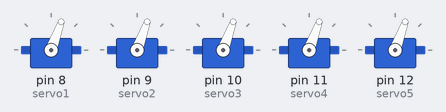
Bench run of a sketch on a simulated Arduino Uno, built with avr-gcc and run on an emulated ATmega328P. Shown: 5 × servo.

Above: at 0.05 s.
At 1.75 s:
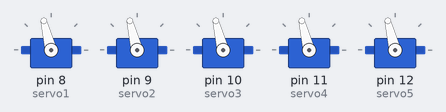
At 3.5 s:
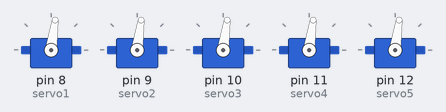
Timing chart, 0 to 5.4 s (numbered marks = the images above):
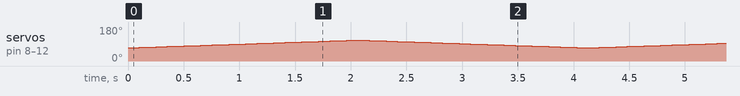

The sketch:

dexter.ino
```cpp
#include <Servo.h>

// Create five servo objects
Servo servo1;
Servo servo2;
Servo servo3;
Servo servo4;
Servo servo5;

int pos = 0;    // variable to store the servo position

void setup() {
  servo1.attach(8); // Servo 1 connected to digital pin 8
  servo2.attach(9); // Servo 2 connected to digital pin 9
  servo3.attach(10); // Servo 3 connected to digital pin 10
  servo4.attach(11); // Servo 4 connected to digital pin 11
  servo5.attach(12); // Servo 5 connected to digital pin 12
}

void loop() {
  for (pos = 70; pos <= 110; pos += 1) {
    // in steps of 1 degree
    servo1.write(pos);
    servo2.write(pos);
    servo3.write(pos);
    servo4.write(pos);
    servo5.write(pos);
    delay(50);
  }
  for (pos = 110; pos >= 70; pos -= 1) {
    servo1.write(pos);
    servo2.write(pos);
    servo3.write(pos);
    servo4.write(pos);
    servo5.write(pos);
    delay(50);
  }
}
```
